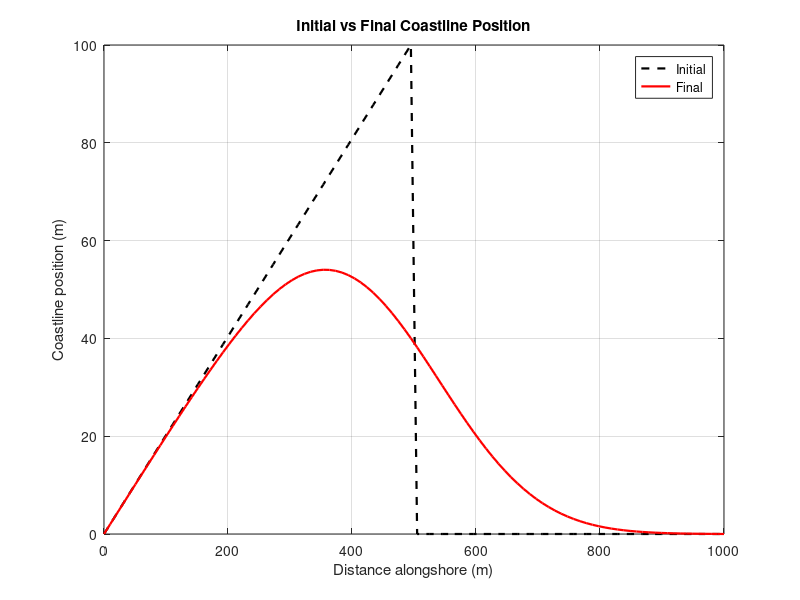
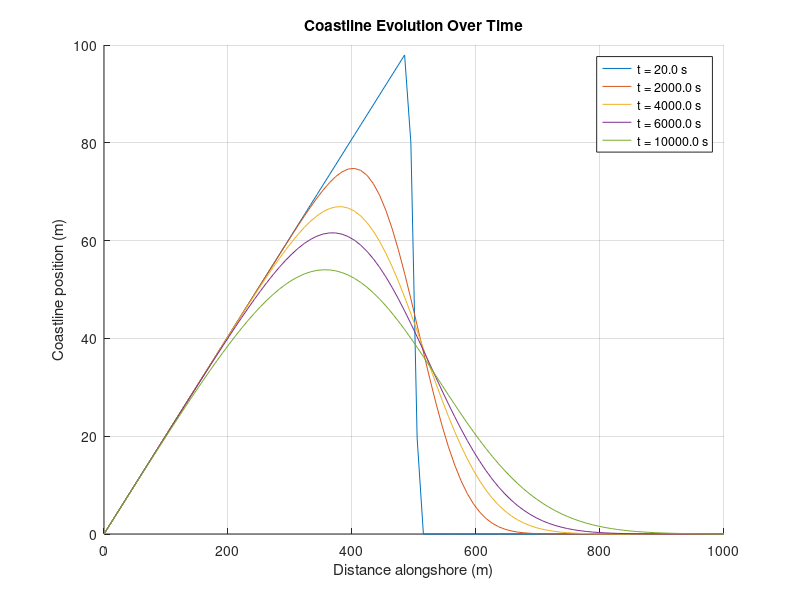
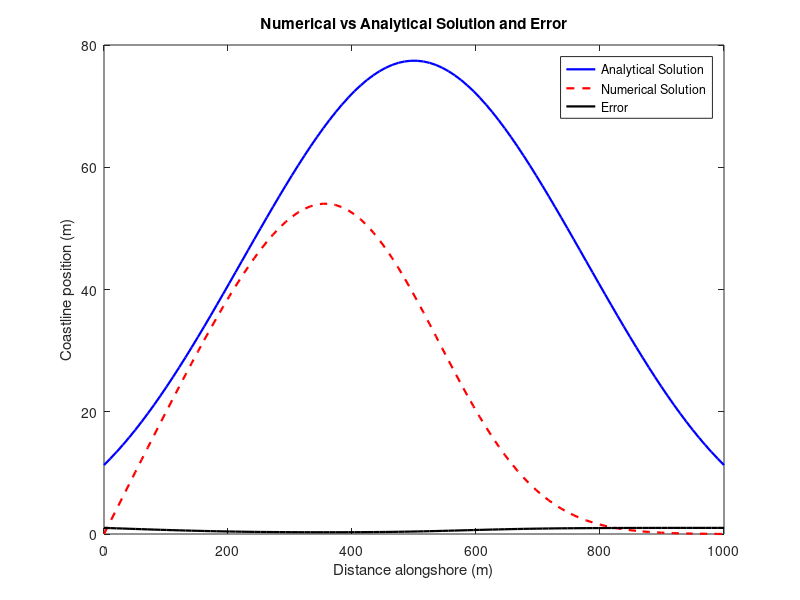
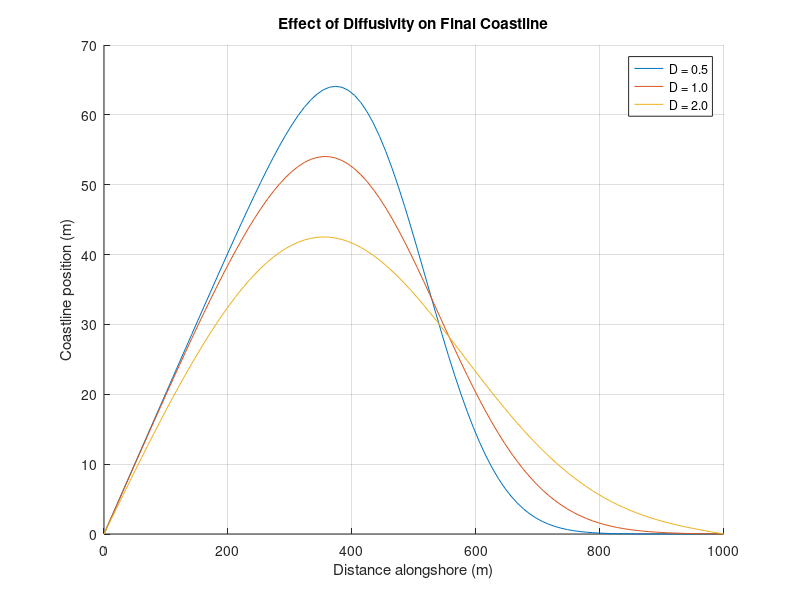

Reproduce these figures in MATLAB, in order.
%% Final Modeling Project Draft Notebook
% Marcus & Angela
 
% Evolution of a Sandy Coastline
%~~~~~~~~~~ Introduction ~~~~~~~~~~%

% We are modeling the evolution of a sandy coastline, which is important to
% study due to the current global rising sea level that leaves coastlines
% vulnerable to further erosion and flooding. Currently, according to Pham 
% Nam, there are 6 numerical modeling methods to study coastline evolution:
% (1) conceptual models, (2) shoreline evolution models, (3) profile 
% evolution models, (4) 2D horizontal morphological evolution models, 
% (5) quasi-3D morphological models, and (6) fully 3D morphological models.
% Here we use a combination of 2D and profile shoreline evolution models. 

%~~~~~~~~~~ Equations ~~~~~~~~~~%



% setting parameters
L = 1000; % length of the domain (m)
T = 10000; % simulation time (s)
D = 1; % diffusivity (m^2/s)
Nx = 100; % number of spatial points
Nt = 500; % number of time steps
dx = L/(Nx -1); % Spatial step size
dt = T/Nt; % time step size

% initial conditions
x = linspace(0, L, Nx);
y = zeros(Nx, 1);
y(1:Nx/2) = linspace(0, 100, Nx/2); % linear initial condition
%% 
% Figure 1 & 2, Intial vs. Final Coastline Position and Evolution over time
% 
% Finite Difference Method (do we need more than one method? how many?)

% Initial vs Final Coastline
figure(1);
plot(x, y, 'k--', 'LineWidth', 1.6, 'DisplayName', 'Initial');
hold on;

for n = 1:Nt
    y_new = y;
    for i = 2:Nx-1
        y_new(i) = y(i) + D * dt / dx^2 * (y(i+1) - 2*y(i) + y(i-1));
    end
    y = y_new;
    % save the final state for comparison
    if n == Nt
        plot(x, y, 'r', 'LineWidth', 1.6, 'DisplayName', 'Final');
    end
end
xlabel('Distance alongshore (m)'); ylabel('Coastline position (m)');
title('Initial vs Final Coastline Position'); legend; grid on;

% store shoreline positions at selected time steps for plotting
time_steps_to_plot = [1, 100, 200, 300, Nt];
y_history = zeros(Nx, length(time_steps_to_plot));
plot_index = 1;
% Reset y for evolution plotting
y = zeros(Nx, 1);
y(1:Nx/2) = linspace(0, 100, Nx/2);

for n = 1:Nt
    y_new = y;
    for i = 2:Nx-1
        y_new(i) = y(i)+D*dt/dx^2*(y(i+1)-2*y(i)+y(i-1));
    end
    y = y_new;
    if ismember(n, time_steps_to_plot)
        y_history(:, plot_index) = y;
        plot_index = plot_index + 1;
    end
end

% Plot selected time steps
figure(2);
hold on;
for i = 1:length(time_steps_to_plot)
    plot(x, y_history(:, i), 'DisplayName', sprintf('t = %.1f s', time_steps_to_plot(i) * dt));
end
xlabel('Distance alongshore (m)'); ylabel('Coastline position (m)');
title('Coastline Evolution Over Time'); legend show; grid on;
%%
% Figure 3, Error Analysis of Intial vs. Final Coastline Position and Evolution over time
%

figure(3);
% Analytical solution function
function y_analytical = analytical_solution(Nx, t, D, y_initial)
    % Analytical solution for the 1D diffusion equation
    % Inputs:
    % Nx - number of spatial points
    % t - time
    % D - diffusion coefficient

    % Ensure t > 0 to avoid division by zero
    if t == 0
        y_analytical = y_initial(Nx); % At t = 0, solution is the initial condition
        return;
    end

    % Analytical solution: Gaussian initial condition
    y_analytical = zeros(size(Nx));
    for i = 1:length(Nx)
        % integrate using numerical approximation (trapz = trapezoid)
        Nx_prime = linspace(min(Nx), max(Nx), 1000); % discretize x' for integration
        gauss = exp(-(Nx(i) - Nx_prime).^2 / (4 * D * t)) / sqrt(4 * pi * D * t);
        y_analytical(i) = trapz(Nx_prime, gauss .* y_initial(Nx_prime));
    end
end

% Reset numerical solution
y = zeros(Nx, 1);
y(1:Nx/2) = linspace(0, 100, Nx/2); % linear initial condition

% Numerical solution for final time
for n = 1:Nt
    y_new = y;
    for i = 2:Nx-1
        y_new(i) = y(i) + D * dt / dx^2 * (y(i+1) - 2*y(i) + y(i-1));
    end
    y = y_new;
end

% Analytical solution
t = T; % final time
y_initial = @(x) (x <= L/2) .* (200 * x / L) + (x > L/2) .* (200 * (L - x) / L);
analytical_y = analytical_solution(x, t, D, y_initial);

% Error calculation
absolute_error = abs(y - analytical_y);
relative_error = absolute_error/analytical_y;

% Plot numerical vs analytical solution and error
plot(x, analytical_y, 'b-', 'LineWidth', 1.6, 'DisplayName', 'Analytical Solution');
hold on;
plot(x, y, 'r--', 'LineWidth', 1.6, 'DisplayName', 'Numerical Solution');
plot(x, relative_error, 'k-', 'LineWidth', 1.6, 'DisplayName', 'Error');
xlabel('Distance alongshore (m)');
ylabel('Coastline position (m)');
title('Numerical vs Analytical Solution and Error');
legend({'Analytical Solution', 'Numerical Solution', 'Error'}, 'Location', 'best');
%% 
% Figure 4, Effect of Diffusivity on Final Coastline
% 
% same methods

figure(4);
D_values = [0.5, 1, 2]; % different diffusivities
hold on;
for D_test = D_values
    y = zeros(Nx, 1);
    y(1:Nx/2) = linspace(0, 100, Nx/2); % reset initial condition
    for n = 1:Nt
        y_new = y;
        for i = 2:Nx-1
            y_new(i) = y(i)+D_test*dt/dx^2*(y(i+1)-2*y(i)+y(i-1));
        end
        y = y_new;
    end
    plot(x, y, 'DisplayName', sprintf('D = %.1f', D_test));
end
xlabel('Distance alongshore (m)'); ylabel('Coastline position (m)');
title('Effect of Diffusivity on Final Coastline'); legend show; grid on;
%% 
% We need to figure out two more figures to do

%~~~~~~~~~~ References ~~~~~~~~~~%

% Nam, P. T., Larson, M., Hanson, H., & Hoan, L. X. (2011). 
% A numerical model of beach morphological evolution due to waves and 
% currents in the vicinity of coastal structures. Coastal Engineering, 
% 58(9), 863–876. https://doi.org/10.1016/j.coastaleng.2011.05.006 
